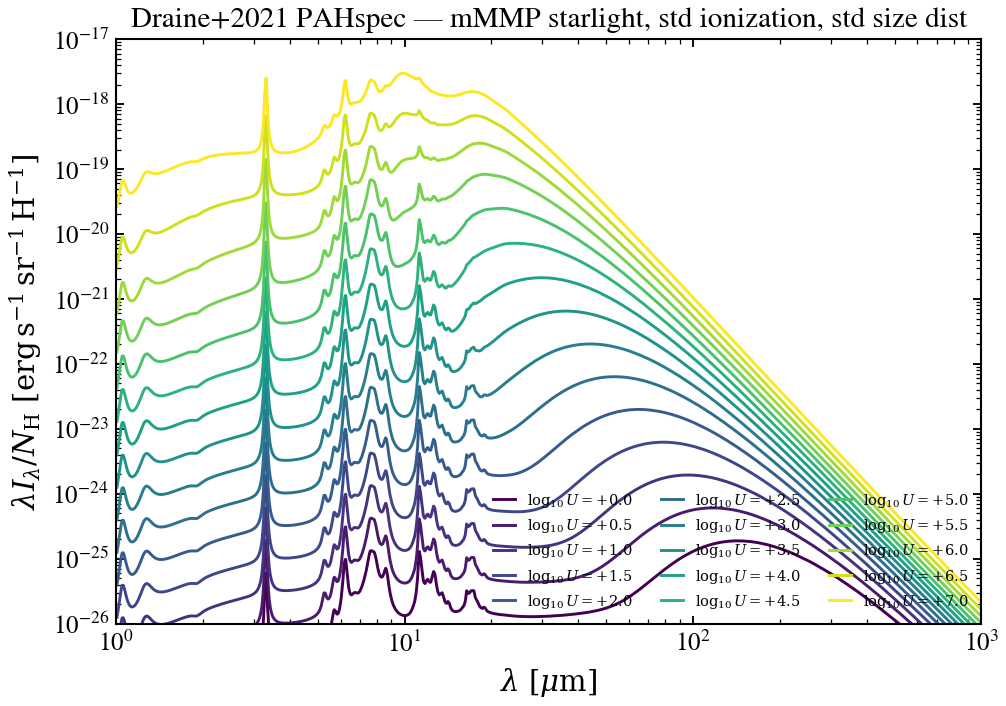

Recreate this plot in Python.
r"""
Draine+2021 PAHspec: log U sweep at fixed (starlight, ion, size)
================================================================

Sweep the starlight intensity ``log10 U`` over the published
``[0, 7]`` range of the Draine, Li, Hensley et al. 2021 PAHspec
library at a fixed (mMMP starlight, standard ionization, standard
size distribution) configuration.

At low U the spectrum is in the FIR-cooling regime; at high U the
peak shifts blueward into the mid-IR and the PAH features rise as
a fraction of the IR power.

Reference
---------
Draine, B.T., Li, A., Hensley, B.S., Hunt, L.K., Sandstrom, K.,
Smith, J.-D.T. 2021, ApJ 917, 3, arXiv:2011.07046.
"""

# sphinx_gallery_thumbnail_number = 1

from pathlib import Path

import jax
import matplotlib.pyplot as plt
import numpy as np

jax.config.update("jax_enable_x64", True)

from tengri.analysis.plotting import setup_style

setup_style()


def _find_pahspec_h5():
    for p in (
        Path("data/pahspec_draine2021.h5"),
        Path("../data/pahspec_draine2021.h5"),
        Path("../../data/pahspec_draine2021.h5"),
    ):
        if p.exists():
            return str(p)
    return None


_PATH = _find_pahspec_h5()
if _PATH is None:
    raise FileNotFoundError(
        "PAHspec HDF5 not found.  Build with "
        "`python scripts/build_pahspec_hdf5.py --output "
        "data/pahspec_draine2021.h5 --download`"
    )

from tengri.components.dust.draine2021_pah import (
    load_pahspec_or_raise,
    select_pahspec_axes,
)

tpl = load_pahspec_or_raise(_PATH)
nu_pnu = select_pahspec_axes(
    tpl,
    starlight="mMMP",
    ionization="st",
    size_distribution="std",
    slab=False,
)  # (n_lgU=15, n_wave_um)
wave_um = np.asarray(tpl.wavelength_um)
lgU_grid = np.asarray(tpl.lgU)

# nu*P_nu -> lambda*I_lambda (4*pi sr) for a familiar y-axis scale.
c_cgs = 2.99792458e10
lam_cm = wave_um * 1.0e-4
nu_hz = c_cgs / lam_cm
li_um = np.asarray(nu_pnu) / (4.0 * np.pi)  # erg/s/sr/H

fig, ax = plt.subplots(figsize=(7.0, 5.0), constrained_layout=True)
ax.set_xscale("log")
ax.set_yscale("log")
ax.set_xlabel(r"$\lambda\ [\mu\mathrm{m}]$", fontsize=12)
ax.set_ylabel(
    r"$\lambda I_\lambda / N_{\rm H}\ [\mathrm{erg\,s^{-1}\,sr^{-1}\,H^{-1}}]$",
    fontsize=11,
)
ax.set_xlim(1.0, 1.0e3)
# Full published range: lgU ∈ [0, 7] step 0.5 (15 grid points).
# Spectrum amplitude scales ~linearly with U → 7-decade dynamic
# range across the sweep.
ax.set_ylim(1.0e-26, 1.0e-17)

cmap = plt.get_cmap("viridis")
targets = list(np.arange(0.0, 7.5, 0.5))  # full 15-point grid
for k, tg in enumerate(targets):
    i = int(np.argmin(np.abs(lgU_grid - tg)))
    ax.plot(
        wave_um, li_um[i],
        color=cmap(k / max(1, len(targets) - 1)),
        lw=1.4,
        label=rf"$\log_{{10}} U={lgU_grid[i]:+.1f}$",
    )

ax.legend(loc="lower right", frameon=False, fontsize=7, ncol=3)
ax.set_title(
    "Draine+2021 PAHspec — mMMP starlight, std ionization, std size dist",
    fontsize=11,
)

plt.show()
